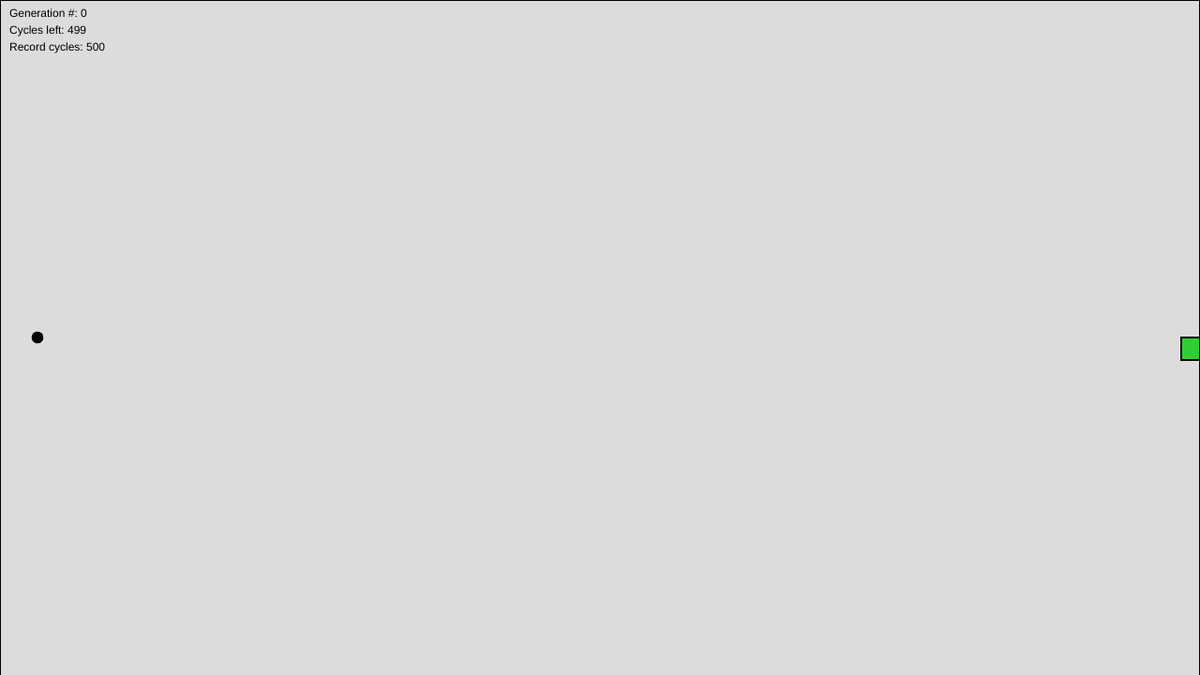
Frame 1 (no input)
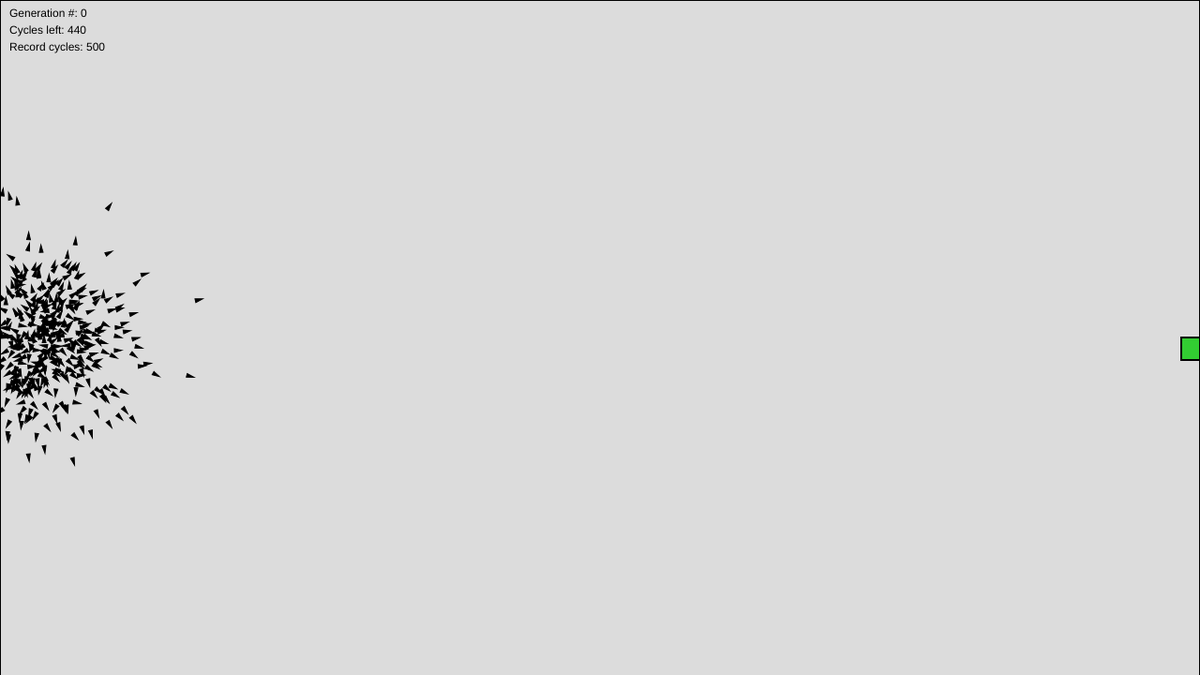
Frame 60 (no input)
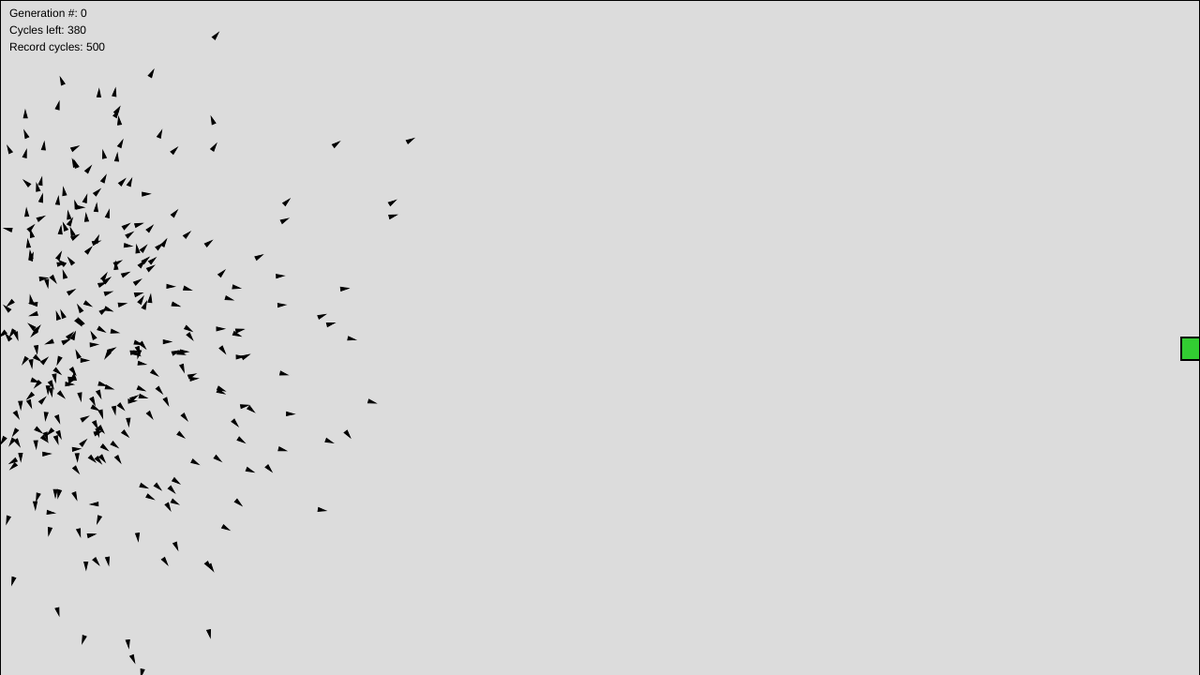
Frame 120 (the mouse pressed at the canvas centre since frame 60)

The p5.js sketch that drew these frames (run headless with seeded random() and noise() and a simulated clock; from frame 60 on, the mouse is pressed at the canvas centre):

// p5.js sketch
// ── sketch.js
let lifetime; // How long should each generation live
let population; // Population
let lifecycle; // Timer for cycle of generation
let recordtime; // Fastest time to target
let target; // Target position
let obstacles = []; //an array list to keep track of all the obstacles!
let newObstacle = null;


function setup() {
  createCanvas(1280, 720);

  lifecycle = 0;
  lifetime = 500;
  recordtime = lifetime;

  target = new Obstacle(width - 20, height/2, 24, 24);

  population = new Population(0.01, 500);

  // Borders to prevent escape
  obstacles.push(new Obstacle(0, -100, width, 100));
  obstacles.push(new Obstacle(-50, 0, 50, height));
  obstacles.push(new Obstacle(width, 0, 50, height));
  obstacles.push(new Obstacle(width, height + 50, -width, -20));

  // Additional Obstacle if wanted
  // obstacles.push(new Obstacle(width/2, height/2 + 150, 75, -height / 2 + 100));
  }


function draw() {
  background(220);
  target.display(50,205,50);

  if (lifecycle < lifetime) {
    population.live(obstacles);
    if ((population.targetReached()) && (lifecycle < recordtime)) {
      recordtime = lifecycle;
    }
    lifecycle++;
    // Otherwise a new generation
  } else {
    lifecycle = 0;
    population.calcFitness();
    population.selection();
    population.reproduction();
  }

  // Draw the obstacles
  for (let i = 0; i < obstacles.length; i++) {
    obstacles[i].display();
  }

  // Display some info
  fill(0);
  noStroke();
  text("Generation #: " + population.getGenerations(), 10, 18);
  text("Cycles left: " + (lifetime - lifecycle), 10, 36);
  text("Record cycles: " + recordtime, 10, 54);
  }

  function mousePressed() {
  newObstacle = new Obstacle(mouseX, mouseY, 0, 0);
  }

  function mouseDragged() {
  newObstacle.w = mouseX - newObstacle.position.x;
  newObstacle.h = mouseY - newObstacle.position.y;
  }

  function mouseReleased() {
  obstacles.push(newObstacle);
  newObstacle = null;}

// ── dna.js
class DNA {
  constructor(newgenes) {
    // The maximum strength of the forces
    this.maxforce = 0.25;

    // The genetic sequence
    if (newgenes) {
      this.genes = newgenes;
    } else {
      this.genes = [];
      // Constructor (makes a DNA of random PVectors)
      for (let i = 0; i < lifetime; i++) {
        this.genes[i] = p5.Vector.random2D();
        this.genes[i].setMag(this.maxforce);
      }
    }
  }

  // CROSSOVER
  // Creates new DNA sequence from two (this & and a partner)
  crossover(partner) {
    let child = new Array(this.genes.length);
    // Pick a midpoint
    let crossover = int(random(this.genes.length));
    // Take "half" from one and "half" from the other
    for (let i = 0; i < this.genes.length; i++) {
      if (i > crossover) child[i] = this.genes[i];
      else child[i] = partner.genes[i];
    }
    let newgenes = new DNA(child);
    return newgenes;
  }

  // Based on a mutation probability, picks a new random Vector
  mutate(m) {
    for (let i = 0; i < this.genes.length; i++) {
      if (random(1) < m) {
        this.genes[i] = p5.Vector.random2D();
        this.genes[i].setMag(0.1);
      }
    }
  }
}

// ── obstacle.js
class Obstacle {
  constructor(x, y, w, h) {
    this.position = createVector(x, y);
    this.w = w;
    this.h = h;
  }

  display(r, g, b) {
    stroke(0);
    if(b){fill(r, g, b);}else{
    fill(215, 25, 25);}
    strokeWeight(2);
    rectMode(CORNER);
    rect(this.position.x, this.position.y, this.w, this.h);
  }

  contains(spot) {
    if (spot.x > this.position.x && spot.x < this.position.x + this.w && spot.y > this.position.y && spot.y < this.position.y + this.h) {
      return true;
    } else {
      return false;
    }
  }

}

// ── population.js
class Population {
  constructor(m, num) {
    this.mutationRate = m; // Mutation rate
    this.population = new Array(num); // Array to hold the current population
    this.matingPool = []; // ArrayList which we will use for our "mating pool"
    this.generations = 0; // Number of generations
    //make a new set of creatures
    for (let i = 0; i < this.population.length; i++) {
      let position = createVector(40, height / 2);
      this.population[i] = new Rocket(position, new DNA());
    }
  }


  live(os) {
    // For every creature
    for (let i = 0; i < this.population.length; i++) {
      // If it finishes, mark it down as done!
      this.population[i].checkTarget();
      this.population[i].run(os);
    }
  }

  // Did anything finish?
  targetReached() {
    for (let i = 0; i < this.population.length; i++) {
      if (this.population[i].hitTarget) return true;
    }
    return false;
  }

  // Calculate fitness for each creature
  calcFitness() {
    for (let i = 0; i < this.population.length; i++) {
      this.population[i].calcFitness();
    }
  }

  // Generate a mating pool
  selection() {
    // Clear the ArrayList
    this.matingPool = [];

    // Calculate total fitness of whole population
    let maxFitness = this.getMaxFitness();

    // Calculate fitness for each member of the population (scaled to value between 0 and 1)
    // Based on fitness, each member will get added to the mating pool a certain number of times
    // A higher fitness = more entries to mating pool = more likely to be picked as a parent
    // A lower fitness = fewer entries to mating pool = less likely to be picked as a parent
    for (let i = 0; i < this.population.length; i++) {
      let fitnessNormal = map(this.population[i].getFitness(), 0, maxFitness, 0, 1);
      let n = int(fitnessNormal * 100); // Arbitrary multiplier
      for (let j = 0; j < n; j++) {
        this.matingPool.push(this.population[i]);
      }
    }
  }

  // Making the next generation
  reproduction() {
    // Refill the population with children from the mating pool
    for (let i = 0; i < this.population.length; i++) {
      // Sping the wheel of fortune to pick two parents
      let m = int(random(this.matingPool.length));
      let d = int(random(this.matingPool.length));
      // Pick two parents
      let mom = this.matingPool[m];
      let dad = this.matingPool[d];
      // Get their genes
      let momgenes = mom.getDNA();
      let dadgenes = dad.getDNA();
      // Mate their genes
      let child = momgenes.crossover(dadgenes);
      // Mutate their genes
      child.mutate(this.mutationRate);
      // Fill the new population with the new child
      let position = createVector(40, height/2);
      this.population[i] = new Rocket(position, child, this.population.length);
    }
    this.generations++;
  }

  getGenerations() {
    return this.generations;
  }

  // Find highest fitness for the population
  getMaxFitness() {
    let record = 0;
    for (let i = 0; i < this.population.length; i++) {
      if (this.population[i].getFitness() > record) {
        record = this.population[i].getFitness();
      }
    }
    return record;
  }

}

// ── rocket.js
class Rocket {
  constructor(pos, dna){
    this.acceleration = createVector();
    this.velocity = createVector();
    this.position = pos;
    this.size = 2;
    this.dna = dna;
    this.finishTime = 0;
    this.recordDist = Infinity;

    this.fitness = 0;
    this.geneCounter = 0;
    this.hitObstacle = false;
    this.hitTarget = false;
  }

  calcFitness() {
    if (this.recordDist < 1) this.recordDist = 1;
    this.fitness = (1 / (this.finishTime * this.recordDist));
    this.fitness = pow(this.fitness, 4);

    if (this.hitObstacle) this.fitness *= 0.1; // lose 90% of fitness hitting an obstacle
    if (this.hitTarget) this.fitness *= 2; // twice the fitness for finishing
  }

  run(os) {
    if (!this.hitObstacle && !this.hitTarget) {
      this.applyForce(this.dna.genes[this.geneCounter]);
      this.geneCounter = (this.geneCounter + 1) % this.dna.genes.length;
      this.update();
      // If I hit an edge or an obstacle
      this.obstacles(os);
    }
    // Draw me!
    if (!this.hitObstacle) {
      this.display();
    }
  }

  checkTarget() {
    let d = dist(this.position.x, this.position.y, target.position.x, target.position.y);
    if (d < this.recordDist) this.recordDist = d;
    if (target.contains(this.position) && !this.hitTarget) {
        this.hitTarget = true;
      } else if (!this.hitTarget) {
        this.finishTime++;
      }
  }

  obstacles(os) {
  for (let i = 0; i < os.length; i++) {
    let obs = os[i];
    if (obs.contains(this.position)) {
      this.hitObstacle = true;
    }
  }
}

applyForce(f) {
  this.acceleration.add(f);
}


update() {
  this.velocity.add(this.acceleration);
  this.position.add(this.velocity);
  this.acceleration.mult(0);
  constrain(this.position.x, 0, width);
  constrain(this.position.y, 0, height);
}

  display(){
    //draw a triangle rotated in the direction of velocity
    var angle = this.velocity.heading() + PI / 2;

    //moves the shape to the location
    push();
    translate(this.position.x, this.position.y);
    rotate(angle);

    //color control
    fill(0);
    stroke(0);
    strokeWeight(1);

    //creates the shape
    beginShape();
    vertex(0, -this.size * 2);
    vertex(-this.size, this.size * 2);
    vertex(this.size, this.size * 2);
    endShape(CLOSE);

    pop();

  }

  getFitness() {
    return this.fitness;
  }

  getDNA() {
    return this.dna;
  }

  stopped() {
    return this.hitObstacle;
  }
}
